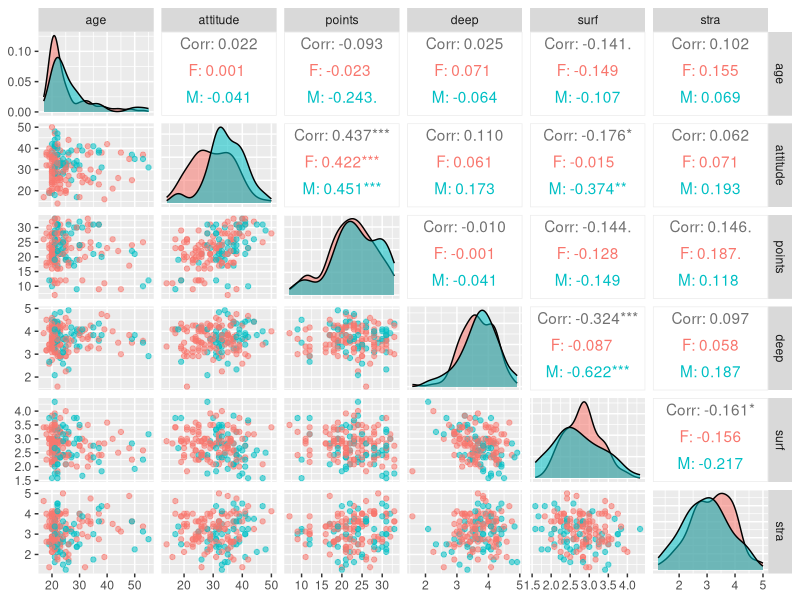
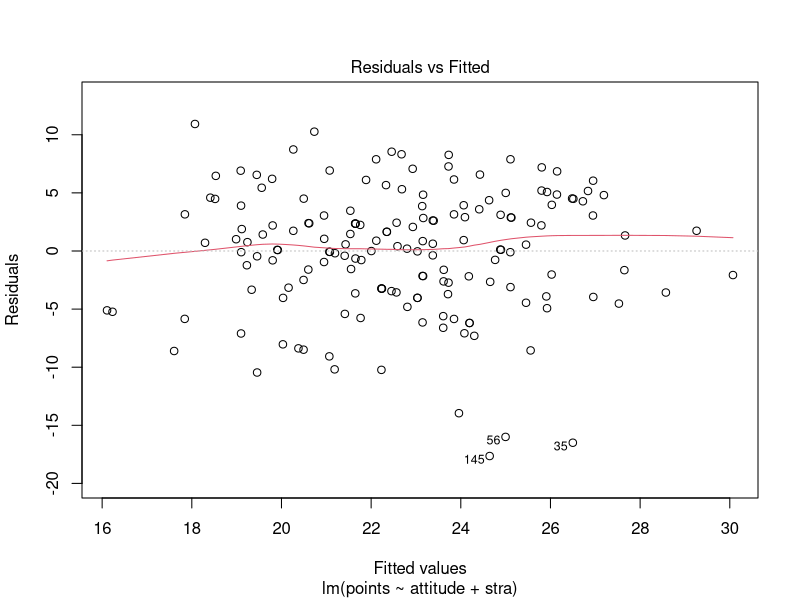
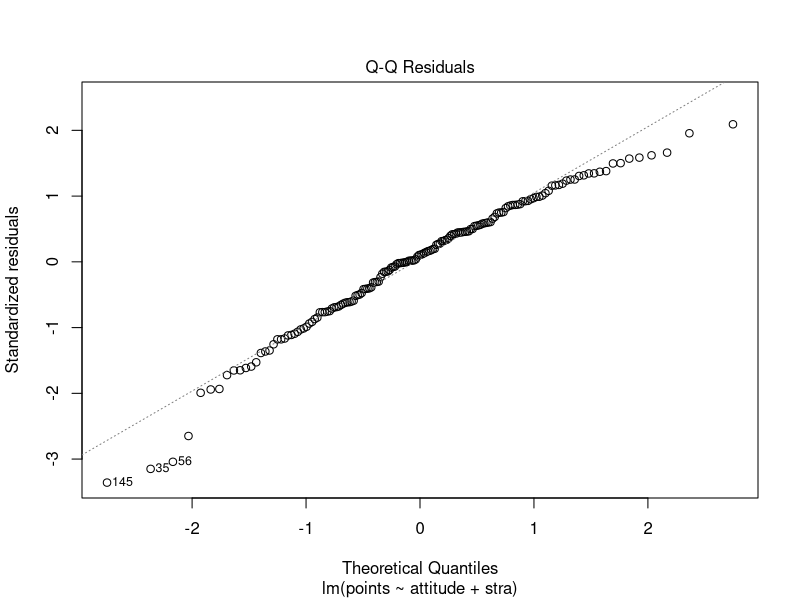
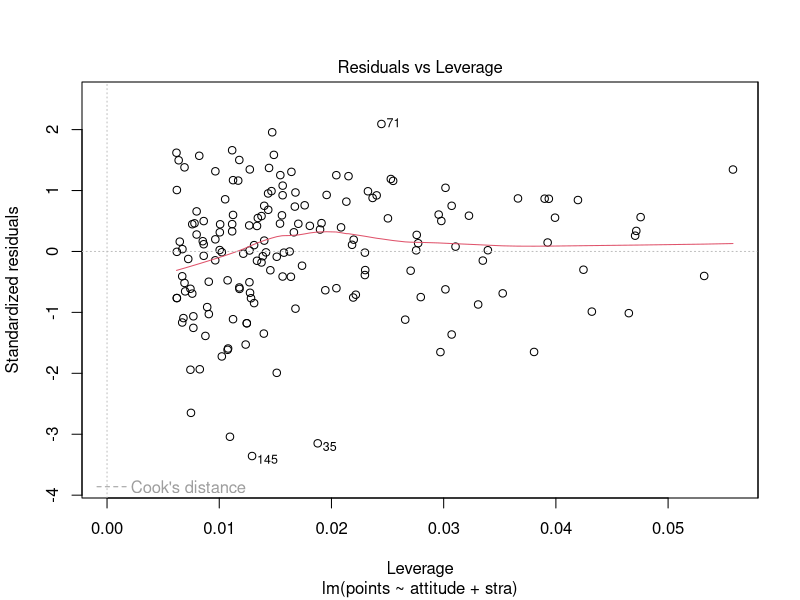

The R script that drew these images, in order:
## ---- chunk 1
# read data
students2014 <- read.table("data/learning2014.csv", header = T, sep = ",")
# print dimesions of the table
dim(students2014)
# print first 6 rows
head(students2014)
## ---- chunk 2
colnames(students2014)
## ---- chunk 3
# access the GGally and ggplot2 libraries
library(GGally)
library(ggplot2)

# create a more advanced plot matrix with ggpairs()
p <- ggpairs(students2014[-1], mapping = aes(col = students2014$gender, alpha = 0.3), 
             lower = list(combo = wrap("facethist", bins = 20)))
# draw the plot
p
## ---- chunk 4
# create a regression model with multiple explanatory variables
m <- lm(points ~ attitude + stra + surf, data = students2014)

# print out a summary of the model
summary(m)
## ---- chunk 5
m2 <- lm(points ~ attitude + stra, data = students2014)
summary(m2)
## ---- chunk 6
# Choose the plots 1, 2 and 5
plot(m2, which = c(1))
plot(m2, which = c(2))
plot(m2, which = c(5))
